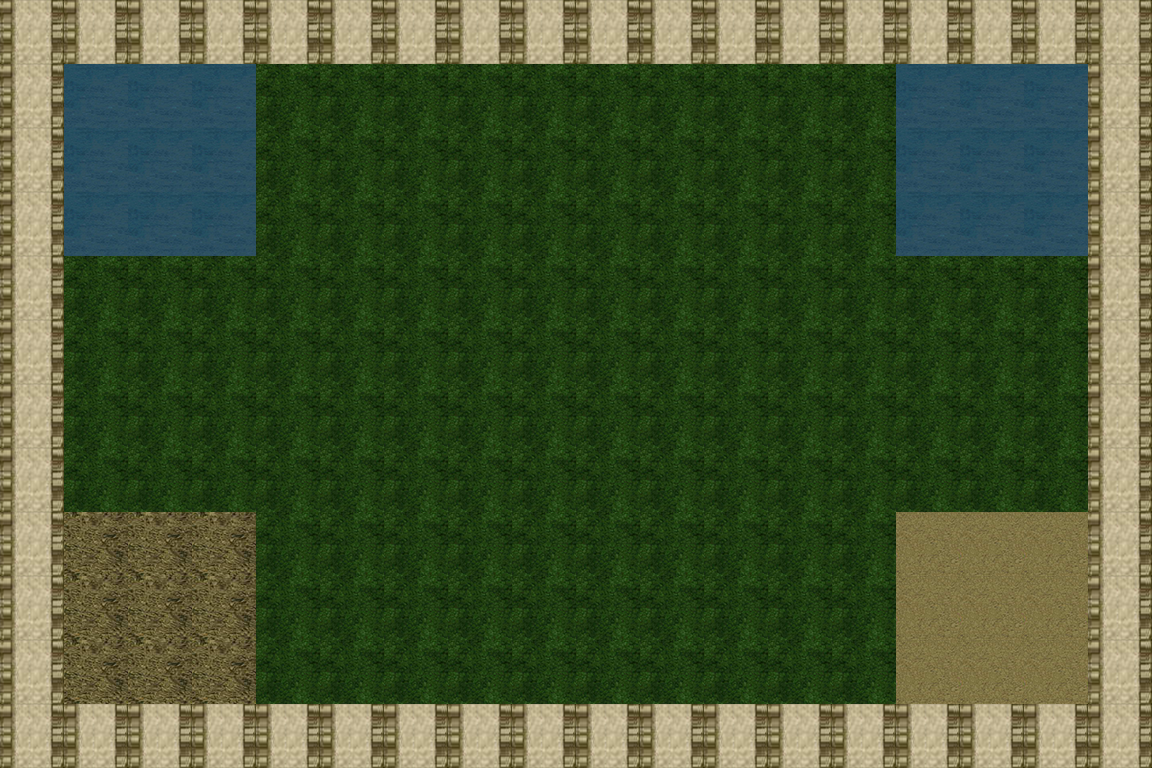

Rendered tile map (Tiled .tmx) drawn with the repository's tilesets; below, a short description and the map source with its tile grids summarised:
An orthogonal 18x12 tile map with 64x64 px tiles, 1 tile layer (background).

<map version="1.0" orientation="orthogonal" width="18" height="12" tilewidth="64" tileheight="64">
 <tileset firstgid="1" name="pic" tilewidth="64" tileheight="64">
  <image source="resources.png" trans="ff00ff" width="192" height="192" />
  <tile id="0">
   <properties>
    <property name="terrain" value="1" />
   </properties>
  </tile>
  <tile id="1">
   <properties>
    <property name="terrain" value="2" />
   </properties>
  </tile>
  <tile id="2">
   <properties>
    <property name="terrain" value="3" />
   </properties>
  </tile>
  <tile id="3">
   <properties>
    <property name="terrain" value="4" />
   </properties>
  </tile>
  <tile id="4">
   <properties>
    <property name="terrain" value="5" />
   </properties>
  </tile>
 </tileset>
 <layer name="background" width="18" height="12">
  <data>[216 cells, 216 non-empty, 5 distinct tile ids]</data>
 </layer>
</map>
